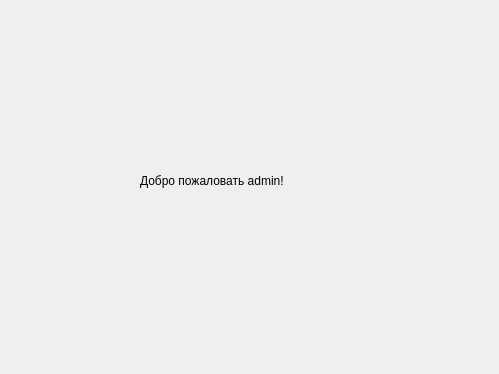
<?xml version="1.0" encoding="UTF-8"?>
<ui version="4.0">
 <class>Form</class>
 <widget class="QWidget" name="Form">
  <property name="geometry">
   <rect>
    <x>0</x>
    <y>0</y>
    <width>499</width>
    <height>374</height>
   </rect>
  </property>
  <property name="windowTitle">
   <string>Form</string>
  </property>
  <widget class="QLabel" name="label">
   <property name="geometry">
    <rect>
     <x>140</x>
     <y>120</y>
     <width>221</width>
     <height>121</height>
    </rect>
   </property>
   <property name="text">
    <string>Добро пожаловать admin!</string>
   </property>
  </widget>
 </widget>
 <resources/>
 <connections/>
</ui>
